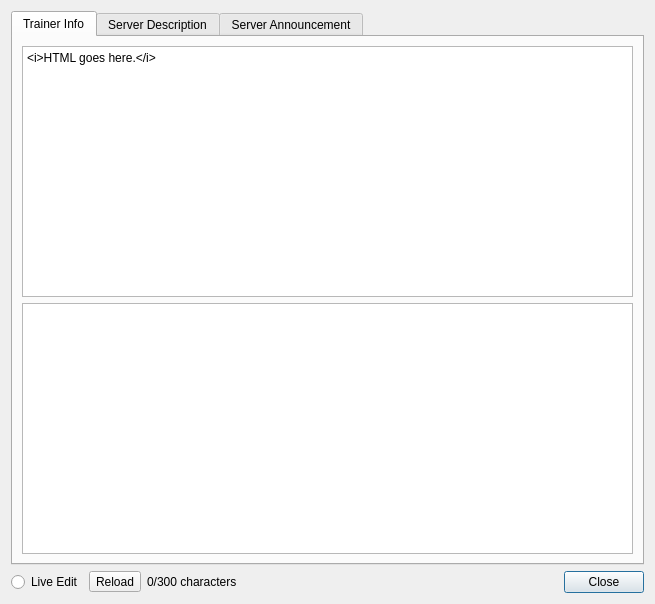
<?xml version="1.0" encoding="UTF-8"?>
<ui version="4.0">
 <class>DesignerWidget</class>
 <widget class="QDialog" name="DesignerWidget">
  <property name="geometry">
   <rect>
    <x>0</x>
    <y>0</y>
    <width>655</width>
    <height>604</height>
   </rect>
  </property>
  <property name="windowTitle">
   <string>Designer</string>
  </property>
  <layout class="QGridLayout" name="gridLayout">
   <item row="1" column="1">
    <widget class="QToolButton" name="reload">
     <property name="text">
      <string>Reload</string>
     </property>
    </widget>
   </item>
   <item row="1" column="0">
    <widget class="QRadioButton" name="liveReload">
     <property name="text">
      <string>Live Edit</string>
     </property>
    </widget>
   </item>
   <item row="1" column="4">
    <widget class="QDialogButtonBox" name="buttonBox">
     <property name="orientation">
      <enum>Qt::Horizontal</enum>
     </property>
     <property name="standardButtons">
      <set>QDialogButtonBox::Close</set>
     </property>
     <property name="centerButtons">
      <bool>false</bool>
     </property>
    </widget>
   </item>
   <item row="0" column="0" colspan="5">
    <widget class="QTabWidget" name="tabWidget">
     <property name="currentIndex">
      <number>0</number>
     </property>
     <widget class="QWidget" name="infoTab">
      <attribute name="title">
       <string>Trainer Info</string>
      </attribute>
      <layout class="QVBoxLayout" name="infoLayout">
       <item>
        <widget class="QPlainTextEdit" name="infoInput">
         <property name="plainText">
          <string>&lt;i&gt;HTML goes here.&lt;/i&gt;</string>
         </property>
        </widget>
       </item>
       <item>
        <widget class="QScrollDownTextBrowser" name="infoOutput"/>
       </item>
      </layout>
     </widget>
     <widget class="QWidget" name="descTab">
      <attribute name="title">
       <string>Server Description</string>
      </attribute>
      <layout class="QVBoxLayout" name="descLayout">
       <item>
        <widget class="QPlainTextEdit" name="descInput">
         <property name="plainText">
          <string>&lt;i&gt;HTML goes here.&lt;/i&gt;</string>
         </property>
        </widget>
       </item>
       <item>
        <widget class="QScrollDownTextBrowser" name="descOutput"/>
       </item>
      </layout>
     </widget>
     <widget class="QWidget" name="annTab">
      <attribute name="title">
       <string>Server Announcement</string>
      </attribute>
      <layout class="QVBoxLayout" name="annLayout">
       <item>
        <widget class="QPlainTextEdit" name="annInput">
         <property name="plainText">
          <string>&lt;i&gt;HTML goes here.&lt;/i&gt;</string>
         </property>
        </widget>
       </item>
       <item>
        <widget class="QScrollDownTextBrowser" name="annOutput"/>
       </item>
      </layout>
     </widget>
    </widget>
   </item>
   <item row="1" column="2" colspan="2">
    <widget class="QLabel" name="charCount">
     <property name="text">
      <string>0/300 characters</string>
     </property>
     <property name="textFormat">
      <enum>Qt::RichText</enum>
     </property>
    </widget>
   </item>
  </layout>
 </widget>
 <customwidgets>
  <customwidget>
   <class>QScrollDownTextBrowser</class>
   <extends>QTextBrowser</extends>
   <header location="global">Utilities/qscrolldowntextbrowser.h</header>
  </customwidget>
 </customwidgets>
 <resources/>
 <connections>
  <connection>
   <sender>buttonBox</sender>
   <signal>accepted()</signal>
   <receiver>DesignerWidget</receiver>
   <slot>accept()</slot>
   <hints>
    <hint type="sourcelabel">
     <x>248</x>
     <y>254</y>
    </hint>
    <hint type="destinationlabel">
     <x>157</x>
     <y>274</y>
    </hint>
   </hints>
  </connection>
  <connection>
   <sender>buttonBox</sender>
   <signal>rejected()</signal>
   <receiver>DesignerWidget</receiver>
   <slot>reject()</slot>
   <hints>
    <hint type="sourcelabel">
     <x>291</x>
     <y>425</y>
    </hint>
    <hint type="destinationlabel">
     <x>291</x>
     <y>222</y>
    </hint>
   </hints>
  </connection>
 </connections>
</ui>
